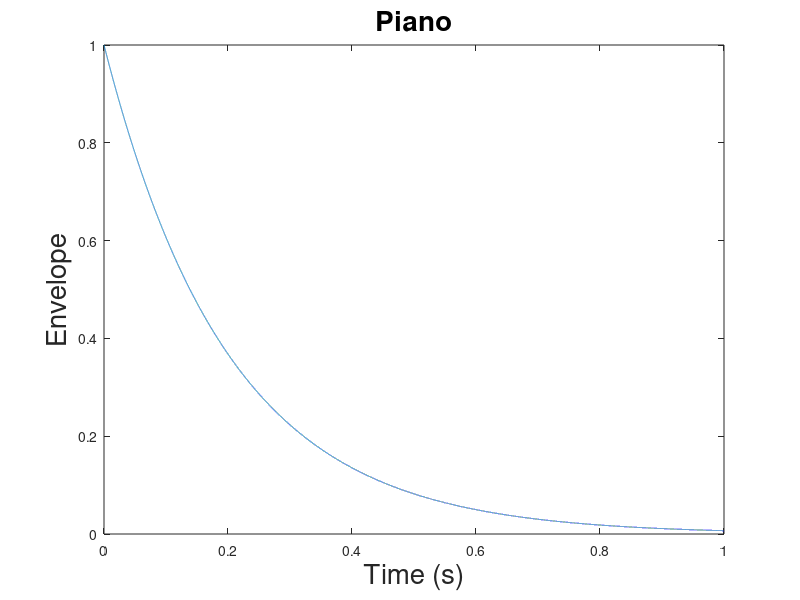

Reproduce this figure in MATLAB. (Note: this script raises an error after producing the figure.)
% File: piano_violin.m
% Test file for timbre polishing and comparison 
% between the simulated piano sound and violin sound.

% Envelope
L = 1;
y = [0, 1, 0.9, 0.15,0.02, 0.005, 0]; 
x = [0, 0.3, 0.7, 0.8,0.9, 0.95, 1];
fs = 44100; Ts = 1 / fs;
t = 0:Ts:L;

% Uncomment the corresponding env definition below
% for violin or piano sound

% Envelope function for violin.
% env = spline(x*L, y, t);

% Envelope function for piano.
env = exp(-5*t);

figure(1);
plot(t, env);
xlabel("Time (s)", "FontSize", 20); 
ylabel("Envelope", "FontSize", 20);
% title("Violin", "FontSize", 20);
title("Piano", "FontSize", 20);

fc = [523.3, 587.3, 659.3]; % Hz
sig = env.*SigHar(fc(1), Ts, L);
sig = [sig, env.*SigHar(fc(2), Ts, L), env.*SigHar(fc(3), Ts, L)];

N0 = 4000;  % Initial silence
sig0 = zeros(1, N0);
t_0 = 0:Ts:(N0-1)*Ts;
sig = [sig0, sig];
sig = sig/max(abs(sig));    % Normalize the amplitude

t_s = N0*Ts;
t_whole = [t_0, t+t_s, t+t_s+1, t+t_s+2];
figure(2);
plot(t_whole, sig);
xlim([0, 3.2]);
xlabel("Time (s)", "FontSize", 20); 
ylabel("Signal amplitude", "FontSize", 20);
% title("Violin sound", "FontSize", 20);
title("Piano sound", "FontSize", 20);
soundsc(sig, fs);

function rslt = SigHar(fc, Ts, L)
    t = 0:Ts:L;
    % Without harmonics
%     a = [1, 0, 0];
%     phi = [0, 0, 0];
    % With harmonics
    a = [1, 0.4, 0.15];
    phi = [0, 2*pi/3, 4*pi/3];
    rslt = a(1) * cos(2*pi*fc*t + phi(1))...
        +a(2) * cos(2*pi*2*fc*t + phi(2))...
        +a(3) * cos(2*pi*3*fc*t + phi(3));
end
